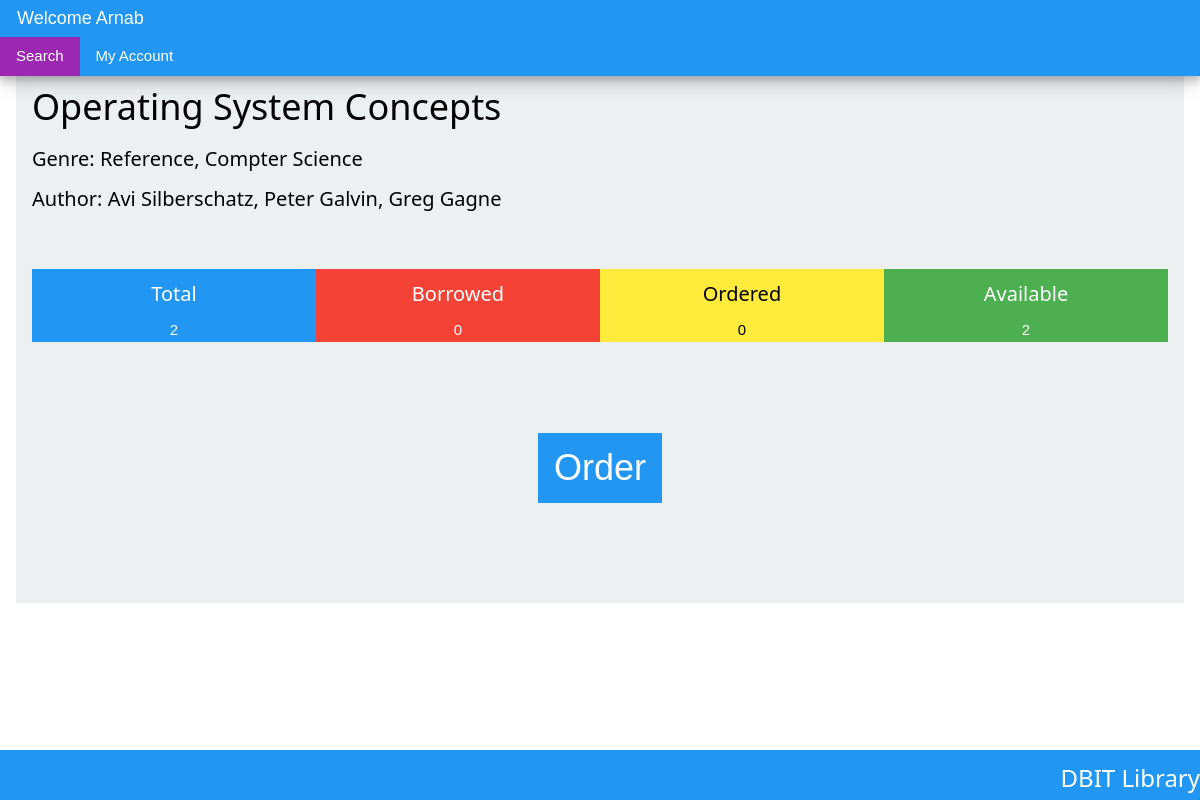
Page /order.php?book=Operating System Concepts (signed in) on the committed database.
### tables this page shows
CREATE TABLE `books` (
  `title` varchar(200) NOT NULL,
  `id` bigint(20) NOT NULL,
  `author` varchar(200) NOT NULL,
  `genre` varchar(50) NOT NULL,
  `orders` varchar(50) DEFAULT NULL,
  `borrows` varchar(50) DEFAULT NULL,
  `stud_id` varchar(30) DEFAULT NULL
);

### order.php (the view, shortened to what this page needs)
<!DOCTYPE html>
<html>
<head>
	<link rel="stylesheet" href="w3.css">
</head>
<body>
	<?php
		if(isset($_SESSION["id"])): ?>
	<?php
		$book = $_GET["book"];
		$servername = "localhost";
		$username = "root";
		$password = "";
		$dbname = "librman";
		$count=0;
		$borrow=0;
		$order=0;
		$conn = new mysqli($servername, $username, $password, $dbname);
		$sql = "SELECT * FROM BOOKS WHERE title = '".$book."'";
		$result = mysqli_query($conn, $sql);
		while($row = mysqli_fetch_array($result)){
			$count = $count + 1;
			if($count == 1){
				$author = $row["author"];
 				$genre = $row["genre"];
			}
 		}
 		$avail = $count - $borrow - $order;
	?>
	<div style="box-shadow: 0 4px 8px 0 rgba(0, 0, 0, 0.2), 0 6px 20px 0 rgba(0, 0, 0, 0.19); position:absolute; z-index: 10; width:100%">
		<div class="w3-panel w3-blue" style = "margin: 0;">
	  		<p style = "margin: 5px 5px 5px 1px; font-size: 120%">Welcome <?=$_SESSION["fname"]?></p>
		</div>
		<div class="w3-bar w3-blue">
	  		<a href="studSearch.php" class="w3-bar-item w3-button w3-ripple w3-hover-indigo w3-purple">
	  			Search
	  		</a>
	  		<a href="accnt.php" class="w3-bar-item w3-button w3-ripple w3-hover-indigo">	My Account
	  		</a>
		</div>
	</div>
	<div class="w3-container" style="height: 530px; margin: 0">
		<div class="w3-container" style="background-color: #ecf0f1; margin-top: 70px; padding-bottom: 100px;">
			<h1><?=$book?></h1>
			<h4>Genre: <?=$genre?></h4>
			<h4>Author: <?=$author?></h4>
			<br>
			<br>
			<div class="w3-row">
				<div class="w3-col m3 w3-blue">
					<center><h4>Total</h4></center>
					<center><?=$count?></center>
				</div>
				<div class="w3-col m3 w3-red">
					<center><h4>Borrowed</h4></center>
					<center><?=$borrow?></center>
				</div>
				<div class="w3-col m3 w3-yellow">
					<center><h4>Ordered</h4></center>
					<center><?=$order?></center>
				</div>
				<div class="w3-col m3 w3-green">
					<center><h4>Available</h4></center>
					<center><?=$avail?></center>
				</div>
			</div>
			<center><a href = "orderFinal.php?book=<?=$book?>" class="w3-btn w3-xxlarge w3-hover-indigo w3-blue w3-ripple" style="margin-top: 8%; ">Order</button></a></center>
		</div>
	</div>
	<div style="position: fixed; bottom: 0; width: 100%; height:50px; margin: 0; padding: 0" class="w3-blue"; >
		<h3 style="text-align: right; vertical-align: middle;">DBIT Library</h3>
	</div>
<?php endif;
?>
</body>
</html>

### w3.css (style rules this page uses)
*,*:before,*:after { box-sizing:inherit }
html { -ms-text-size-adjust:100%;-webkit-text-size-adjust:100% }
body { margin:0 }
a { background-color:transparent;-webkit-text-decoration-skip:objects }
html,body { font-family:Verdana,sans-serif;font-size:15px;line-height:1.5 }
html { overflow-x:hidden }
h1 { font-size:36px }
h3 { font-size:24px }
h4 { font-size:20px }
h1,h2,h3,h4,h5,h6 { font-family:"Segoe UI",Arial,sans-serif;font-weight:400;margin:10px 0 }
a { color:inherit }
.w3-btn,.w3-button { border:none;display:inline-block;outline:0;padding:8px 16px;vertical-align:middle;overflow:hidden;text-decoration:none;color:inherit;background-color:inherit;text-align:center;cursor:pointer;white-space:nowrap }
.w3-btn,.w3-button { -webkit-touch-callout:none;-webkit-user-select:none;-khtml-user-select:none;-moz-user-select:none;-ms-user-select:none;user-select:none }
.w3-ripple { transition:opacity 0s }
.w3-bar { width:100%;overflow:hidden }
.w3-bar .w3-bar-item { padding:8px 16px;float:left;width:auto;border:none;outline:none;display:block }
.w3-bar .w3-button { white-space:normal }
.w3-container:after,.w3-container:before,.w3-panel:after,.w3-panel:before,.w3-row:after,.w3-row:before,.w3-row-padding:after,.w3-row-padding:before, .w3-cell-row:before,.w3-cell-row:after,.w3-clear:after,.w3-clear:before,.w3-bar:before,.w3-bar:after { content:"";display:table;clear:both }
.w3-col,.w3-half,.w3-third,.w3-twothird,.w3-threequarter,.w3-quarter { float:left;width:100% }
@media (min-width:601px) { .w3-col.m3,.w3-quarter { width:24.99999% } }
.w3-container,.w3-panel { padding:0.01em 16px }
.w3-panel { margin-top:16px;margin-bottom:16px }
.w3-xxlarge { font-size:36px!important }
.w3-blue,.w3-hover-blue:hover { color:#fff!important;background-color:#2196F3!important }
.w3-green,.w3-hover-green:hover { color:#fff!important;background-color:#4CAF50!important }
.w3-purple,.w3-hover-purple:hover { color:#fff!important;background-color:#9c27b0!important }
.w3-red,.w3-hover-red:hover { color:#fff!important;background-color:#f44336!important }
.w3-yellow,.w3-hover-yellow:hover { color:#000!important;background-color:#ffeb3b!important }

### rows in the picture
books: genre "Reference, Compter Science", author "Avi Silberschatz, Peter Galvin, Greg Gagne"

### other values in the picture
$_SESSION["fname"] "Arnab"
$book "Operating System Concepts"
$count "2"
$borrow "0"
$order "0"
$avail "2"
